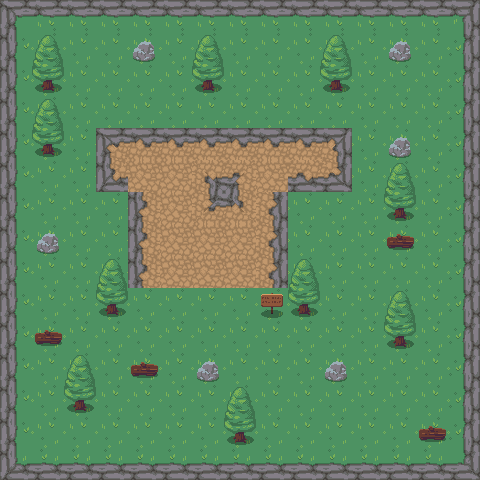

Tiled map render using the project's own tile images. Description and the whole map definition, tile-layer contents included, below:
An orthogonal 15x15 tile map with 32x32 px tiles, 2 tile layers (floor, solid).

<map version="1.4" tiledversion="1.4.3" orientation="orthogonal" renderorder="right-down" width="15" height="15" tilewidth="32" tileheight="32" infinite="0" nextlayerid="3" nextobjectid="1">
 <tileset firstgid="1" name="tilset" tilewidth="32" tileheight="32" tilecount="180" columns="20">
  <image source="tilset.png" width="641" height="288" />
 </tileset>
 <layer id="1" name="floor" width="15" height="15">
  <data encoding="csv">
0,0,0,0,0,0,0,0,0,0,0,0,0,0,0,
0,82,82,82,82,82,82,82,82,82,82,82,82,82,0,
0,82,82,82,82,82,82,82,82,82,82,82,82,82,0,
0,82,82,82,82,82,82,82,82,82,82,82,82,82,0,
0,82,82,82,82,71,72,73,82,82,82,82,82,82,0,
0,82,82,82,157,157,157,157,157,82,82,82,82,82,0,
0,82,82,82,82,157,157,157,82,82,82,82,82,82,0,
0,82,82,82,82,157,157,157,82,97,97,97,82,82,0,
0,82,82,82,82,157,157,157,82,82,82,82,82,82,0,
0,82,82,82,82,82,82,82,82,82,82,82,82,82,0,
0,82,82,82,82,82,82,82,82,82,82,82,82,82,0,
0,82,82,82,82,82,82,82,82,82,82,82,82,82,0,
0,82,82,82,82,82,82,82,82,82,82,82,82,82,0,
0,82,82,82,82,82,82,82,82,82,82,82,82,82,0,
0,0,0,0,0,0,0,0,0,0,0,0,0,0,0
</data>
 </layer>
 <layer id="2" name="solid" width="15" height="15">
  <data encoding="csv">
76,77,77,77,77,77,77,77,77,77,77,77,77,77,78,
96,1,0,0,23,0,1,0,0,0,1,0,23,0,98,
96,21,0,0,0,0,21,0,0,0,21,0,0,0,98,
96,1,0,0,0,0,0,0,0,0,0,0,0,0,98,
96,21,0,136,137,137,137,137,137,137,138,0,23,0,98,
96,0,0,176,0,0,139,140,0,177,178,0,1,0,98,
96,0,0,0,156,0,159,160,158,0,0,0,21,0,98,
96,23,0,0,156,0,0,0,158,0,0,0,5,0,98,
96,0,0,1,156,0,0,0,158,1,0,0,0,0,98,
96,0,0,21,0,0,0,0,3,21,0,0,1,0,98,
96,5,0,0,0,0,0,0,0,0,0,0,21,0,98,
96,0,1,0,5,0,23,0,0,0,23,0,0,0,98,
96,0,21,0,0,0,0,1,0,0,0,0,0,0,98,
96,0,0,0,0,0,0,21,0,0,0,0,0,5,98,
116,117,117,117,117,117,117,117,117,117,117,117,117,117,118
</data>
 </layer>
</map>
